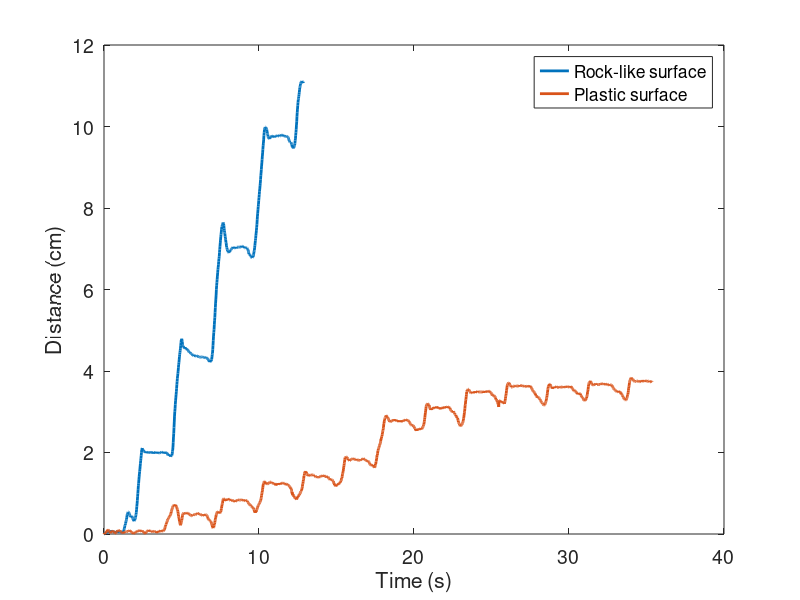

Write MATLAB code to recreate this figure.
clear
close all

rock = load('rock.mat');
plastic = load('plastic.mat');

rdata = squeeze(rock.data)*1.2/(60.5);
pdata = squeeze(plastic.data)*1.2/(61.8);

tr = 0:1/60:(length(rdata)-1)*1/60;
tp = 0:1/60:(length(pdata)-1)*1/60;

rdata = rdata - rdata(1,:);
pdata = pdata - pdata(1,:);

plot(tr, vecnorm(rdata,2,2),'Linewidth',2)
hold on
plot(tp, vecnorm(pdata,2,2),'Linewidth',2)

xlabel('Time (s)')
ylabel('Distance (cm)')
set(gca,'FontSize',14)
legend('Rock-like surface','Plastic surface')